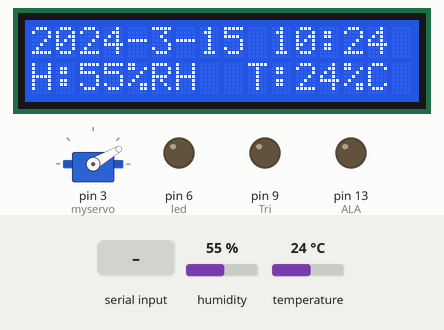
This sketch was run on a simulated Arduino Uno, built with avr-gcc and run on an emulated ATmega328P. Shown: 16×2 character LCD, servo, output pins drawn as LEDs (lit = HIGH). Wiring (inferred from the names in the program): DHT11 sensor: data pin 7. Inputs (shaded band) come from the test bench; at power-on: humidity 55 %, temperature 24 °C. The local clock reads 2024-03-15 10:24:30 at power-on unless the sketch sets it; what the sketch prints to the serial monitor is not drawn.

Above: at 1.2 s.
1.3 s: "a90\n" received over the second serial link
At 2.9 s:
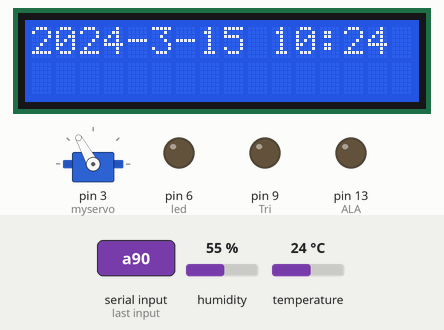
4.1 s: "b90\n" received over the second serial link
6.5 s: humidity set to 22 %
At 9.6 s:
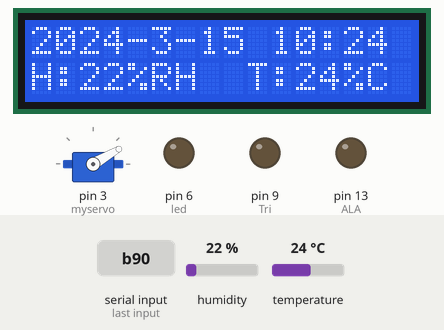
10.3 s: temperature set to 12 °C
At 11.7 s:
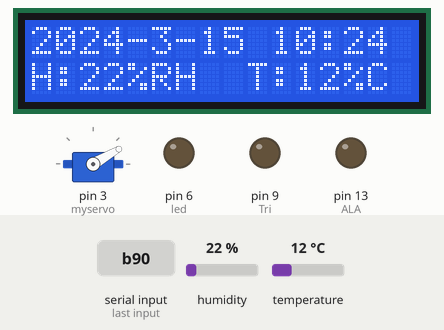
15.0 s: humidity set to 40 %
At 17.2 s:
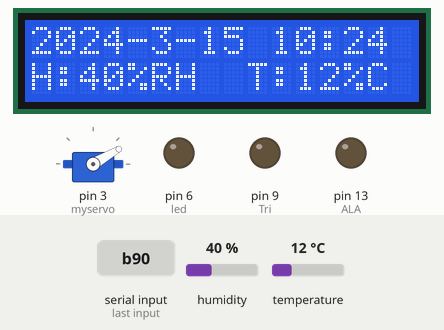
19.6 s: "a,45\n" received over the second serial link
At 22.6 s:
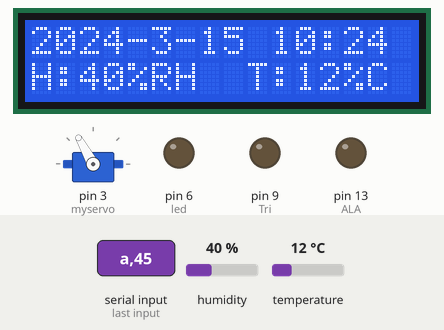
Timing chart, 0 to 24.1 s (numbered marks = the images above; inputs shaded):
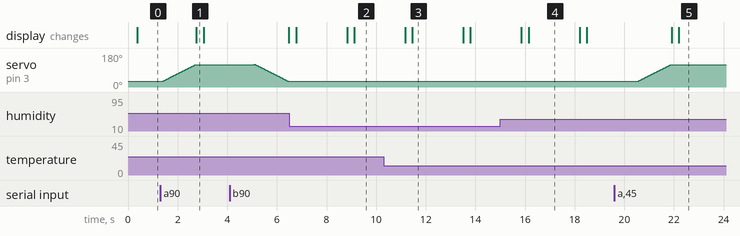

The sketch:

_310v1.ino
```cpp
#include <Servo.h>
#include <Wire.h>
#include <TimeLib.h>
#include <DS1307RTC.h>
#include <DHT.h>
#include <LiquidCrystal_I2C.h>
#include <SoftwareSerial.h>
#define HC_TX       10
#define HC_RX       11
#define Tri           9
#define Echo          8
#define ALA           13       // 蜂鸣器
#define DHTPIN 7     //定义针脚
#define DHTTYPE DHT11//定义类型，DHT11或者其它
#define led          6
DHT dht(DHTPIN, DHTTYPE);//进行初始设置

SoftwareSerial mySerial(HC_RX, HC_TX);   //RX, TX
LiquidCrystal_I2C lcd(0x27,16,2);
String comdata = "";
String s = "";
int b = 60;//用于闹钟响铃时间
int dis = 0;//记录距离
int H = 0;//设定闹钟：时
int M = 0;//设定闹钟：分
int flag = 0;    //用于判断盒子开启状态 ,1 为开启
int lock = 0;
tmElements_t tm;

Servo myservo;
int pos = 0;

void show();
int checkifTake();

void setup() {
  // put your setup code here, to run once:
  lcd.init(); // initialize the lcd
  lcd.backlight(); //Open the backlight
  dht.begin();
  myservo.attach(3);

  mySerial.begin(38400);
  Serial.begin(115200);
  pinMode(ALA,OUTPUT);//蜂鸣器引脚
  pinMode(Tri,OUTPUT); //超声波模块Tri引脚
  pinMode(Echo,INPUT);//超声波模块Echo引脚
  pinMode(led,OUTPUT);//小灯
  myservo.write(30);
}

void loop() {
  while(mySerial.available())
  {
    comdata += char(mySerial.read());
    delay(2);
  }
  if(comdata.length() > 0)
  {
    if(comdata[0]=='a')
    {
       Serial.println("open!");
       open();
    }
    if(comdata[0]=='b')
    {
       Serial.write("close!");
       close();
    }
    Serial.println(comdata);
    H=(comdata[0]-'0')*10+(comdata[1]-'0');
    //comdata[2]是：或者其他分隔符
    M=(comdata[3]-'0')*10+(comdata[4]-'0');
    Serial.print(H);
    Serial.print(":");
    Serial.println(M);
    comdata = "";
  }

  //时钟部分
  if(RTC.read(tm))
  {
    lcd.clear();
    show();
    delay(1000);
    Serial.print(tm.Hour);
    Serial.print(":");
    Serial.print(tm.Minute);
    Serial.print(":");
    Serial.println(tm.Second);
    if(H==tm.Hour && M==tm.Minute && flag==0 && lock==0)     // tm.Second 不能用
    {
     //舵机升起
     open();
     flag=1;
     while(!checkifTake())
     {
       Serial.println("未拿药");
       delay(500);
       //wifi.print("It's time to take medicine!");
       //RTC.read(tm);
       show();
       lcd.setCursor(0,1);
       lcd.print("take medicine!  ");
       digitalWrite(ALA,HIGH);
       digitalWrite(led,HIGH);
       delay(500);
       if(checkifTake())
         break;
     }
     digitalWrite(ALA,LOW);
     digitalWrite(led,LOW);
    }
  }
  if(flag==1 && !checkifTake() && lock==0)
  {
     close();     // 关闭
     flag=0;
     lock=1;
  }
  if(tm.Minute>M)
     lock = 0;
}

int checkifTake()
{
    digitalWrite(Tri,LOW);
    delayMicroseconds(2);
    digitalWrite(Tri,HIGH);
    delayMicroseconds(10);
    digitalWrite(Tri,LOW);
    float dis=pulseIn(Echo,HIGH)/58.0;
    Serial.println(dis);
    if(dis>5)
     return 1;
    else
     return 0;
}

void show()
{
    lcd.setCursor(0,0);
    lcd.print(tmYearToCalendar(tm.Year));
    lcd.print('-');
    lcd.print(tm.Month);
    lcd.print('-');
    lcd.print(tm.Day);
    lcd.print(' ');
    lcd.print(tm.Hour);
    lcd.print(':');
    if(tm.Minute<10)
    {
      lcd.print('0');
      lcd.print(tm.Minute);
    }
    else
      lcd.print(tm.Minute);

    int h = dht.readHumidity();//读湿度
    int t = dht.readTemperature();//读温度，默认为摄氏度

    lcd.setCursor(0,1);
    lcd.print("H:");//湿度
    lcd.print(h);
    lcd.print("%RH");
    lcd.print("  T:");//温度
    lcd.print(t);
    lcd.print("%C");

}

void open()
{
   //打开
   for(pos = 30; pos < 120; pos += 1)
   {
     myservo.write(pos);
     delay(15);
   }
}

void close()
{
  //关闭
   for(pos = 120; pos>=30; pos-=1)
   {
     myservo.write(pos);
     delay(15);
   }
}
```

Measured:
- after the input at 1.3 s, servo on pin 3 (myservo): moves from 30° to 119° over 1.3 s, starting after 0.10 s
- after the input at 6.5 s, the display: changes after 0.27 s (image 2)
- after the input at 10.3 s, the display: first differs from a run without the input after 1.2 s (image 3)
- after the input at 15.0 s, the display: first differs from a run without the input after 1.1 s (image 4)
- after the input at 19.6 s, servo on pin 3 (myservo): moves from 30° to 119° over 1.3 s, starting after 0.95 s
- what the display in image 3 shows lasts 2.0 s, from 11.5 s to 13.5 s
